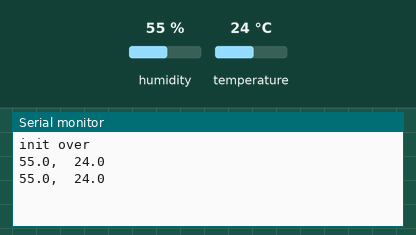
The sketch below on a simulated Arduino Uno, built with avr-gcc and run on an emulated ATmega328P. On the bench: the last lines printed to the serial monitor. Wiring (inferred from the names in the program): DHT11 sensor: data pin 3. Inputs (shaded band) come from the test bench; at power-on: humidity 55 %, temperature 24 °C.

Above: at 1.8 s.
1.9 s: humidity set to 22 %
At 2.7 s:
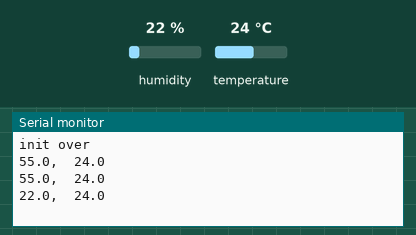
3.4 s: temperature set to 12 °C
At 4.7 s:
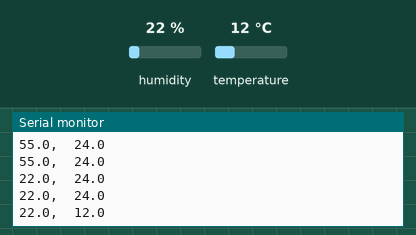
4.9 s: humidity set to 40 %
At 6.0 s:
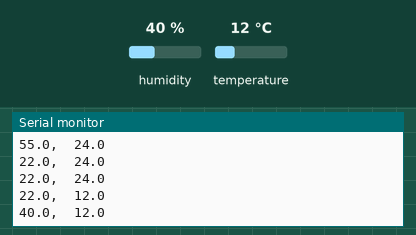
Timing chart, 0 to 7.9 s (numbered marks = the images above; inputs shaded):
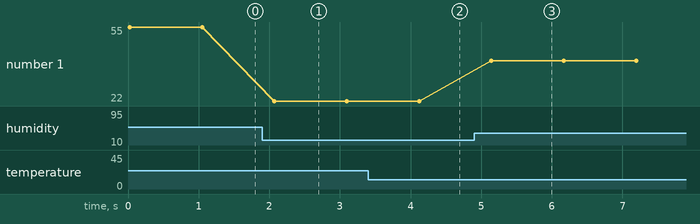

The sketch:

dht11_lib_test.ino
```cpp
#include "dht.h"

dht DHT;

#define DHT11_PIN 3//put the sensor in the digital pin 8


void setup()  {
    Serial.begin(9600);
    Serial.println("init over");
}

void loop()  {
      DHT.read11(DHT11_PIN);
      Serial.print(DHT.humidity,1);
      Serial.print(",\t");
      Serial.println(DHT.temperature,1);

      delay(1000);
 }
```

dht.cpp
```cpp
    //
    //    FILE: dht.cpp
    // VERSION: 0.1.01
    // PURPOSE: DHT Temperature & Humidity Sensor library for Arduino
    //
    // DATASHEET:
    //
    // HISTORY:
    // 0.1.01 added support for Arduino 1.0, fixed typos (31/12/2011)
    // 0.1.0 by Rob Tillaart (01/04/2011)
    // inspired by DHT11 library
    //

    #include "dht.h"

    #define TIMEOUT 10000

    /////////////////////////////////////////////////////
    //
    // PUBLIC
    //


    // return values:
    //  0 : OK
    // -1 : checksum error
    // -2 : timeout
    int dht::read11(uint8_t pin)
    {
        // READ VALUES
        int rv = read(pin);
        if (rv != 0) return rv;

        // CONVERT AND STORE
        humidity    = bits[0];  // bit[1] == 0;
        temperature = bits[2];  // bits[3] == 0;

        // TEST CHECKSUM
        uint8_t sum = bits[0] + bits[2]; // bits[1] && bits[3] both 0
        if (bits[4] != sum) return -1;

        return 0;
    }

    // return values:
    //  0 : OK
    // -1 : checksum error
    // -2 : timeout
    int dht::read22(uint8_t pin)
    {
        // READ VALUES
        int rv = read(pin);
        if (rv != 0) return rv;

        // CONVERT AND STORE
        humidity    = word(bits[0], bits[1]) * 0.1;

        int sign = 1;
        if (bits[2] & 0x80) // negative temperature
        {
            bits[2] = bits[2] & 0x7F;
            sign = -1;
        }
        temperature = sign * word(bits[2], bits[3]) * 0.1;


        // TEST CHECKSUM
        uint8_t sum = bits[0] + bits[1] + bits[2] + bits[3];
        if (bits[4] != sum) return -1;

        return 0;
    }

    /////////////////////////////////////////////////////
    //
    // PRIVATE
    //

    // return values:
    //  0 : OK
    // -2 : timeout
    int dht::read(uint8_t pin)
    {
        // INIT BUFFERVAR TO RECEIVE DATA
        uint8_t cnt = 7;
        uint8_t idx = 0;

        // EMPTY BUFFER
        for (int i=0; i< 5; i++) bits[i] = 0;

        // REQUEST SAMPLE
        pinMode(pin, OUTPUT);
        digitalWrite(pin, LOW);
        delay(20);
        digitalWrite(pin, HIGH);
        delayMicroseconds(40);
        pinMode(pin, INPUT);

        // GET ACKNOWLEDGE or TIMEOUT
        unsigned int loopCnt = TIMEOUT;
        while(digitalRead(pin) == LOW)
            if (loopCnt-- == 0) return -2;

        loopCnt = TIMEOUT;
        while(digitalRead(pin) == HIGH)
            if (loopCnt-- == 0) return -2;

        // READ THE OUTPUT - 40 BITS => 5 BYTES
        for (int i=0; i<40; i++)
        {
            loopCnt = TIMEOUT;
            while(digitalRead(pin) == LOW)
                if (loopCnt-- == 0) return -2;

            unsigned long t = micros();

            loopCnt = TIMEOUT;
            while(digitalRead(pin) == HIGH)
                if (loopCnt-- == 0) return -2;

            if ((micros() - t) > 40) bits[idx] |= (1 << cnt);
            if (cnt == 0)   // next byte?
            {
                cnt = 7;
                idx++;
            }
            else cnt--;
        }

        return 0;
    }
    //
    // END OF FILE
    //  
```

dht.h
```cpp
    //
    //    FILE: dht.h
    // VERSION: 0.1.01
    // PURPOSE: DHT Temperature & Humidity Sensor library for Arduino
    //
    //     URL: http://arduino.cc/playground/Main/DHTLib
    //
    // HISTORY:
    // see dht.cpp file
    //

    #ifndef dht_h
    #define dht_h

    #if ARDUINO < 100
    #include <WProgram.h>
    #else
    #include <Arduino.h>
    #endif

    #define DHT_LIB_VERSION "0.1.01"

    class dht
    {
    public:
        int read11(uint8_t pin);
        int read22(uint8_t pin);
        double humidity;
        double temperature;

    private:
        uint8_t bits[5];  // buffer to receive data
        int read(uint8_t pin);
    };
    #endif
    //
    // END OF FILE
    //  
```

Measured:
- after the input at 1.9 s, the serial monitor: prints a new line after 0.17 s (image 1)
- after the input at 3.4 s, the serial monitor: prints a new line after 0.72 s (image 2)
- after the input at 4.9 s, the serial monitor: prints a new line after 0.25 s (image 3)
- plotted number 1: 55 → 22 after the input at 1.9 s, 22 → 40 after the input at 4.9 s
